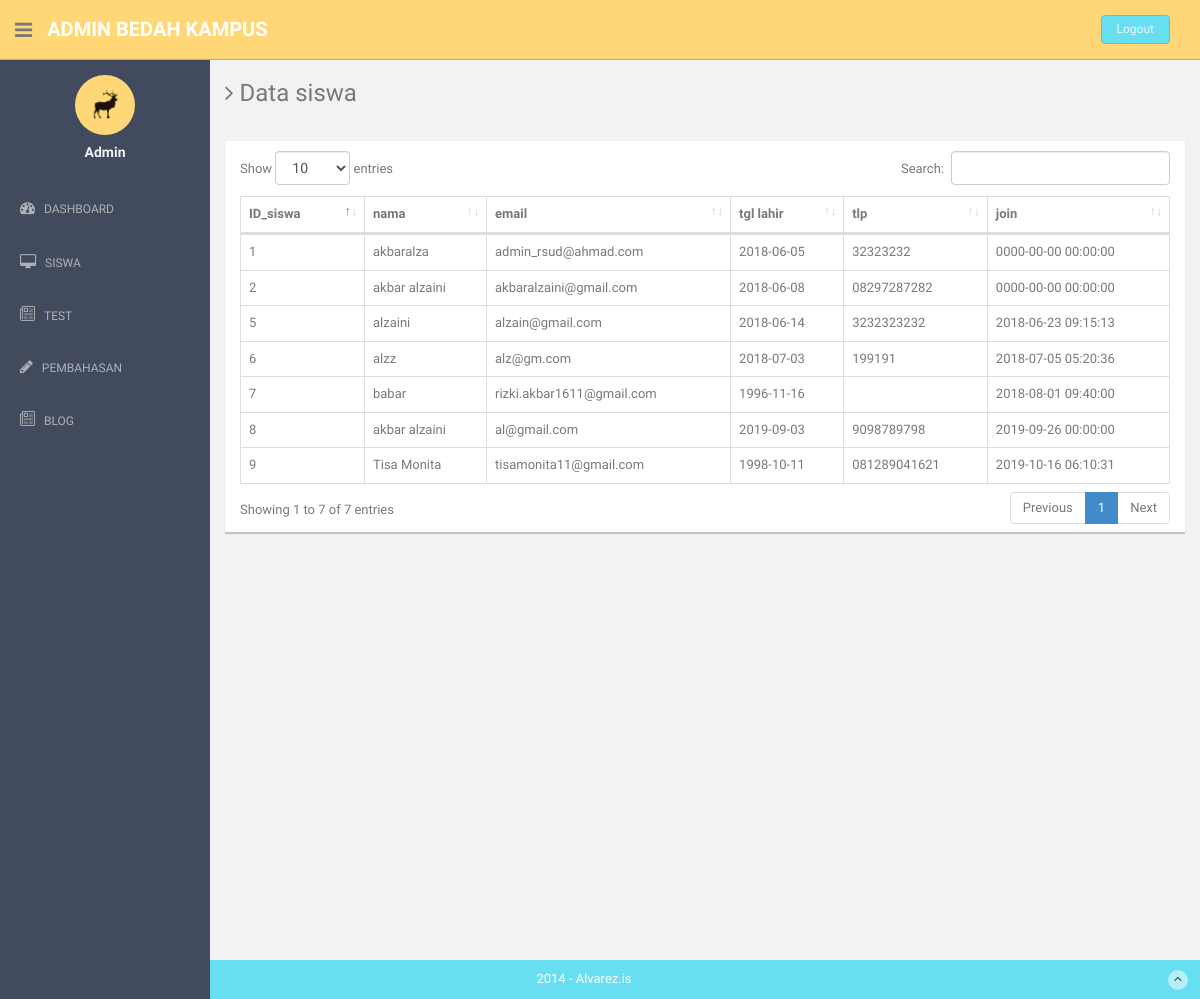
/index.php/admin/data_siswa, run on an earlier commit of the app's database.
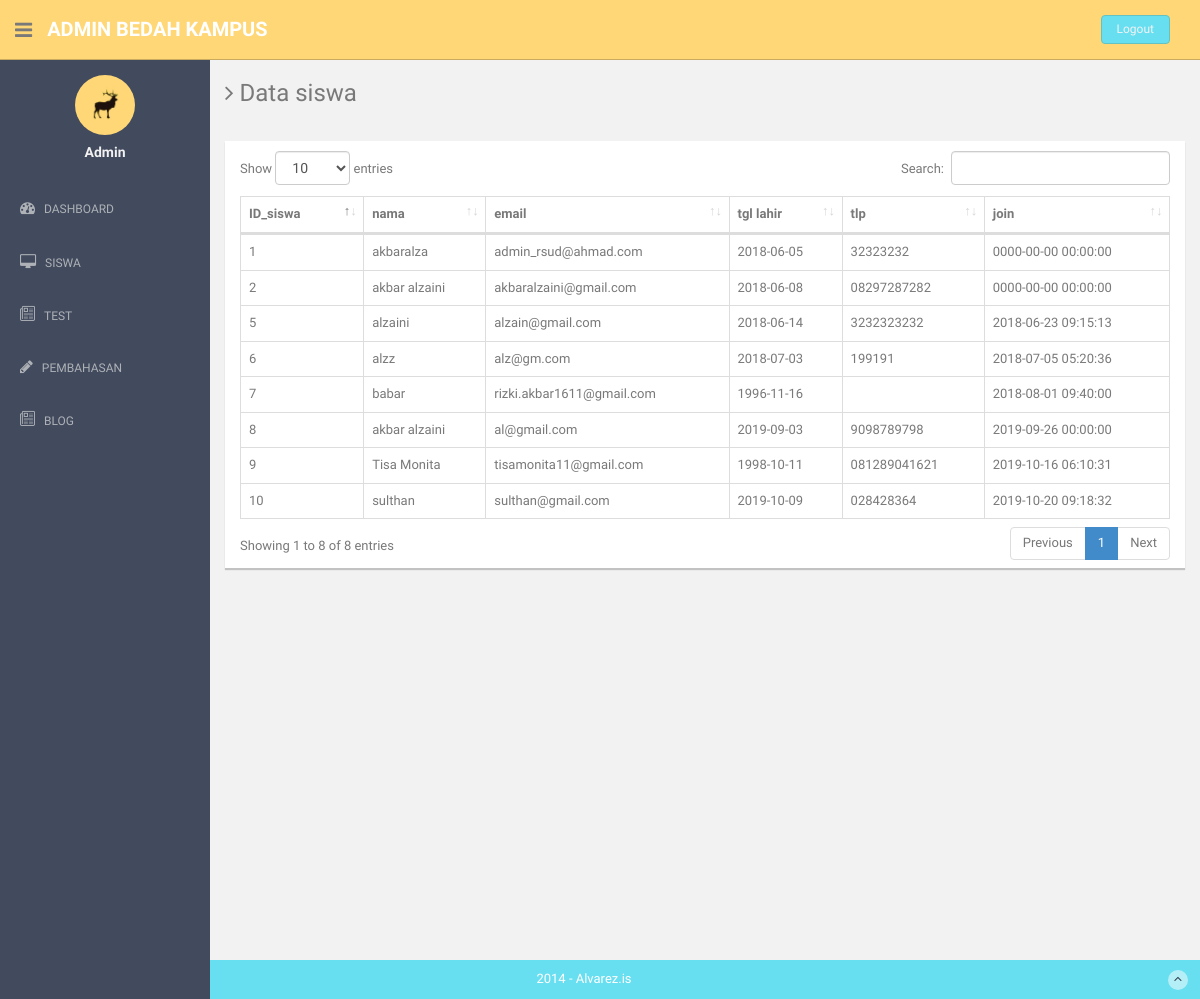
And on a later commit of the database.
### tables this page shows
CREATE TABLE `siswa` (
  `ID_siswa` int(5) NOT NULL,
  `email` varchar(30) NOT NULL,
  `password` varchar(100) NOT NULL,
  `nama` varchar(30) NOT NULL,
  `tgl_lhr` date NOT NULL,
  `sma` varchar(30) DEFAULT NULL,
  `tlp` varchar(15) NOT NULL,
  `join` datetime NOT NULL
);

### application/controllers/Admin.php (called while the page is built, shortened)
<?php
class Admin extends CI_Controller
{
	public function __construct(){
        $this->load->model('Madmin');
		$this->load->model('Msoal');
    }
	function data_siswa(){
		$data['siswa'] = $this->Madmin->df_siswa()->result();
		$this->load->view('admin/datasiswa',$data);
	}
}
?>

### index.php (called while the page is built, shortened)
<?php
require_once BASEPATH.'core/CodeIgniter.php';

### application/models/Madmin.php (called while the page is built, shortened)
<?php
class Madmin extends CI_model
{
	function df_siswa()
	{
		return $this->db->get('siswa');
	}
}
?>

### application/views/admin/datasiswa.php (the view, shortened to what this page needs)
<!DOCTYPE html>
<html lang="en">
  <head>
    <link href="<?php echo base_url('dst/assets/css/bootstrap.css '); ?>" rel="stylesheet">
    <link href="<?php echo base_url('dst/datatables/dataTables.bootstrap4.css'); ?>" rel="stylesheet">
    <link href="<?php echo base_url('dst/assets/font-awesome/css/font-awesome.css '); ?>" rel="stylesheet" />
    <link rel="stylesheet" type="text/css" href="<?php echo base_url('dst/assets/css/zabuto_calendar.css '); ?>">
    <link rel="stylesheet" type="text/css" href="<?php echo base_url('dst/assets/js/gritter/css/jquery.gritter.css '); ?>" />
    <link rel="stylesheet" type="text/css" href="<?php echo base_url('dst/assets/lineicons/style.css '); ?>">
    <link href="<?php echo base_url('dst/assets/css/style.css '); ?>" rel="stylesheet">
    <link href="<?php echo base_url('dst/assets/css/style-responsive.css '); ?>" rel="stylesheet">
  </head>
  <body>
  <section id="container" >
      <header class="header black-bg">
              <div class="sidebar-toggle-box">
                  <div class="fa fa-bars tooltips" data-placement="right" data-original-title="Toggle Navigation"></div>
              </div>
            <a href="index.html" class="logo"><b>Admin Bedah kampus</b></a>
            <div class="top-menu">
              <ul class="nav pull-right top-menu">
                    <li><a class="logout" href="logout">Logout</a></li>
              </ul>
            </div>
        </header>
      <?php include 'navbar.php'; ?>
      <section id="main-content">
          <section class="wrapper site-min-height">
            <h3><i class="fa fa-angle-right"></i> Data siswa</h3>
            <div class="row mt">
              <div class="col-lg-12" >
              <p>
                <div class="card mb-3" style="height: 100%">
                  <div class="card-header" style="padding-bottom: 10px"> </div>
                  <div class="card-body">
                    <div class="table-responsive">
                      <table class="table table-bordered" id="dataTable" width="100%" cellspacing="0">
                        <thead>
                          <tr>
                            <th>ID_siswa</th>
                            <th>nama</th>
                            <th>email</th>
                            <th>tgl lahir</th>
                            <th>tlp</th>
                            <th>join</th>
                          </tr>
                        </thead>
                        <tbody>
                          <?php foreach ($siswa as $row) {
                            echo "<tr>
                            <td>$row->ID_siswa</td>
                            <td>$row->nama</td>
                            <td>$row->email</td>
                            <td>$row->tgl_lhr</td>
                            <td>$row->tlp</td>
                            <td>$row->join</td>
                          </tr>";
                          } ?>
                        </tbody>
                      </table>
                    </div>
                  </div>
                </div></p>
              </div>
            </div>
    </section><! --/wrapper -->
      </section>
      <footer class="site-footer">
          <div class="text-center">
              2014 - Alvarez.is
              <a href="index.html#" class="go-top">
                  <i class="fa fa-angle-up"></i>
              </a>
          </div>
      </footer>
  </section>
  </body>
</html>

What changed in the data, as far as the page shows it:
added siswa: ID_siswa "10", nama "sulthan", email "sulthan@gmail.com", tgl_lhr "2019-10-09", tlp "028428364", join "2019-10-20 09:18:32"
Also different on the page:
text written by a page script: "Show entries Search: Showing 1 to 7 of 7 entries Previous 1 Next" → "Show entries Search: Showing 1 to 8 of 8 entries Previous 1 Next"
